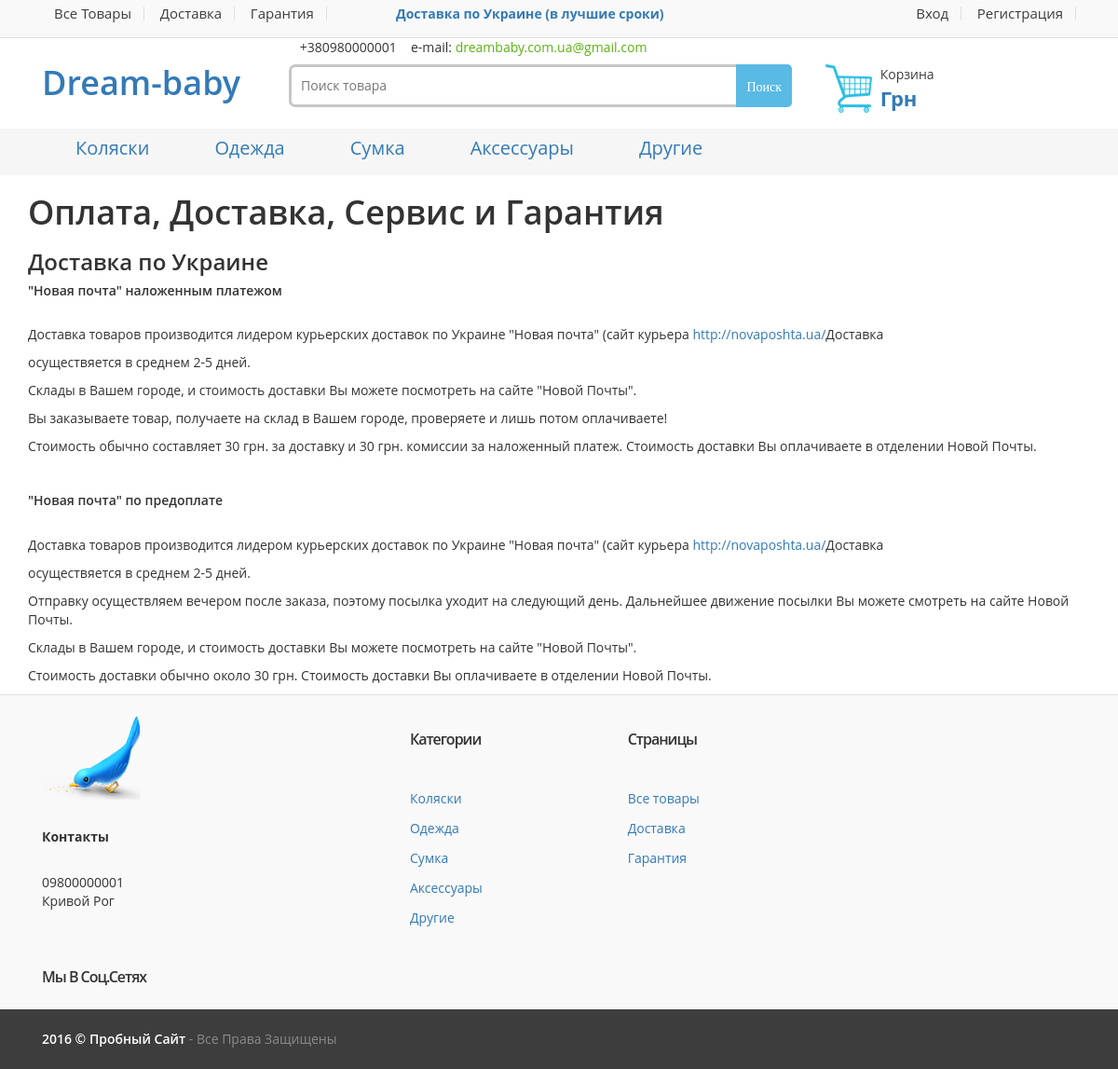
The page /dostavka on the database its author committed.
### main/models.py (models this page shows, shortened)
class Category(models.Model):
	name = models.CharField(max_length=255, verbose_name='Название категории')
	alias = models.SlugField(verbose_name='Alias категории')
	class Meta:
		verbose_name = "Категория"
		verbose_name_plural = "Категории"

### main/views.py (the view)
# urls.py: url(r'^dostavka$', views.dostavka, name='dostavka'),
def dostavka(request):
	category = Category.objects.all()
	return render(request, 'dostavka.html', {'categories':category})

### main/context_processors.py (called while the page is built)
def st_proc(request):
    return {'PORTAL_URL': request.scheme + '://' + request.get_host()}

### main/templates/dostavka.html
{% extends "base.html" %}
{% load static from staticfiles %}
{% block content %}
<div class="container">
<h1>Оплата, Доставка, Сервис и Гарантия</h1>
<h3>Доставка по Украине</h3>
<h5>"Новая почта" наложенным платежом</h5>
<br>
<p>Доставка товаров производится лидером курьерских доставок по Украине "Новая почта" (сайт курьера <a href="http://novaposhta.ua/">http://novaposhta.ua/</a>Доставка </p>
<p>осуществяется в среднем 2-5 дней.</p>
<p>Склады в Вашем городе, и стоимость доставки Вы можете посмотреть на сайте "Новой Почты".</p>
<p>Вы заказываете товар, получаете на склад в Вашем городе, проверяете и лишь потом оплачиваете!</p>
<p>Стоимость обычно составляет 30 грн. за доставку и 30 грн. комиссии за наложенный платеж. Стоимость доставки Вы оплачиваете в отделении Новой Почты.</p>
<br>
<h5>"Новая почта" по предоплате</h5>
<br>
<p>Доставка товаров производится лидером курьерских доставок по Украине "Новая почта" (сайт курьера <a href="http://novaposhta.ua/">http://novaposhta.ua/</a>Доставка </p>
<p>осуществяется в среднем 2-5 дней.</p>
<p>Отправку осуществляем вечером после заказа, поэтому посылка уходит на следующий день. Дальнейшее движение посылки Вы можете смотреть на сайте Новой Почты.</p>
<p>Склады в Вашем городе, и стоимость доставки Вы можете посмотреть на сайте "Новой Почты".</p>
<p>Стоимость доставки обычно около 30 грн. Стоимость доставки Вы оплачиваете в отделении Новой Почты.</p>
</div>
{% endblock content %}

### templates/base.html (shortened to what this page needs)
{% load staticfiles %}
<!DOCTYPE html>
<html>
<head>
	<link rel="stylesheet" type="text/css" href="{{PORTAL_URL}}{% static "css/style1.css" %}">
	<link rel="stylesheet" type="text/css" href="{{PORTAL_URL}}{% static "css/footer.css" %}">
	<link rel="stylesheet"
          href="https://maxcdn.bootstrapcdn.com/bootstrap/3.3.7/css/bootstrap.min.css">
</head>
<body>
	<div class="wrapper">
		<nav class="top-bar">
			<div class="container">
				<div class="col-xs-12 col-sm-4 no-margin">
					<ul>
						<li>
							<a data-page="7" href="{% url "products" %}">Все товары</a>
						</li>
						<li>
							<a data-page="10" href="{% url "dostavka" %}">Доставка</a>
						</li>
						<li>
							<a data-page="19" href="{% url "garantia" %}">Гарантия</a>
						</li>
					</ul>
				</div>
				<div class="col-xs-12 col-sm-4 no-margin">
					<a href="{% url "garantia" %}"><b>Доставка по Украине (в лучшие сроки)</b></a>
				</div>
				<div class="col-xs-12 col-sm-4 no-margin">
					<ul class="right">
						{% if user.is_authenticated %}
							<li>
								<a id="logout" href="{% url "auth_logout" %}">Выйти</a>
							</li>
							<span>{{user.username}}</span>
						{% else %}
							<li>
								<a id="register" href="{% url "auth_login" %}">Вход</a>
							</li>
							<li>
								<a id="login" href="{% url "registration_register" %}">Регистрация</a>
							</li>
						{% endif %}
					</ul>
				</div>
			</div>
		</nav>
		<header class="header-alt no-padding-bottom">
			<div class="container no-padding">
				<div class="col-xs-12 col-md-3 logo-holder">
					<div class="logo">
						<a href="{% url "home" %}">
							<h1>Dream-baby</h1>
						</a>
					</div>
				</div>
				<div class="col-xs-12 col-md-6 top-search-holder no-margin">
					<div class="contact-row">
						<div class="phone inline">
							+380980000001
						</div>
						<div class="contact inline">
							e-mail:
							<span class="le-color">dreambaby.com.ua@gmail.com</span>
						</div>
					</div>
					<div class="search-area">
						<form action="{% url 'place_search' %}" method="GET">
							<div class="control-group">
								<input class="search-field input_search" type="text" name="q" value="" placeholder="Поиск товара" autocomplete="off">
								<button class="search-button" type="submit" title="Найти"></button>
							</div>
						</form>
					</div>
				</div>
				<div class="col-xs-12 col-md-3 top-cart-row no-margin">
					<div class="top-cart-row-container">
						<div class="top-cart-holder dropdown animate-dropdown">
							<div id="cart_informer" class="backet">
								<div id="cart">
									<a id="cart_a" href="{% url 'cart:CartDetail' %}" class="dropdown-toggle" data-toggle="dropdown">
										<div class="basket-item-count">
											<img src="{{PORTAL_URL}}/static/img/korzina.png" alt="">
										</div>
										<div class="total-price-basket">
											<span class="lbl">Корзина</span>
											<span class="total-price">
											    <span class="sign"> грн</span>
											</span>
										</div>
									</a>
								</div>
							</div>
						</div>
					</div>
				</div>
			</div>
			{% block nav %}
			<nav id="top-megamenu-nav" class="megamenu-vertical animate-dropdown">
				<div class="container">
					<div class="yamm navbar">
						<div id="mc-horizontal-menu-collapse" class="collapse navbar-collapse">
							<ul class="nav navbar-nav">
							{% for category in categories%}
								<li>
									<a href="{{PORTAL_URL}}/category/{{ category.alias }}">{{category.name}}</a>
								</li>
							{% endfor%}
							</ul>
						</div>
					</div>
				</div>
			</nav>
			{% endblock nav %}
		</header>
		{% block content %}{% endblock content%}
	{% block footer %}
	<footer id="footer" class="color-bg">
		<div class="link-list-row">
			<div class="container no-padding">
				<div class="col-xs-12 col-md-4">
					<div class="contact-info">
						<div class="footer-logo">
							<img src="{{PORTAL_URL}}{% static "img/bird.png" %}">
						</div>
						<p class="regular-bold">Контакты</p>
						<p>
							09800000001
							<br>
							Кривой Рог
						</p>
						<div class="social-icons">
							<h3>Мы в соц.сетях</h3>
						</div>
					</div>
				</div>
				<div class="col-xs-12 col-md-8 no-margin">
					{% block cat%}
					<div class="link-widget">
						<div class="widget">
							<h3>Категории</h3>
							<ul>
								{% for category in categories %}
								<li>
									<a href="{{PORTAL_URL}}/category/{{ category.alias }}">{{category.name}}</a>
								</li>
							    {% endfor%}
							</ul>
						</div>
					</div>
					{% endblock cat %}
					<div class="link-widget">
						<div class="widget">
							<h3>Страницы</h3>
								<ul>
									<li>
										<a href="{% url "products" %}">Все товары</a>
									</li>
									<li>
										<a href="{% url "dostavka" %}">Доставка</a>
									</li>
									<li>
										<a href="{% url "garantia" %}">Гарантия</a>
									</li>
								</ul>
						</div>
					</div>
				</div>
			</div>
			<div class="copyright-bar">
				<div class="container">
					<div class="col-xs-12 col-sm-6 no-margin">
           				<div class="copyright">
              				<a href="{% url 'home' %}">2016 © Пробный сайт </a> - все права защищены
           				</div>
           			</div>
           		</div>
          	</div>
		</div>
	</footer>
	{% endblock footer %}
</body>
</html>

### static/css/style1.css (style rules this page uses)
.wrapper { font-family: "Open Sans", sans-serif; }
.top-bar { background-color: #f9f9f9; border-bottom: 1px solid #e0e0e0; padding: 5px 0; }
.top-bar ul { list-style: outside none none; }
.container ul { margin: 0; padding: 0; }
.top-bar ul > li { display: inline-block; }
.top-bar ul > li a { border-right: 1px solid #e0e0e0; color: #3d3d3d; display: inline-block; font-size: 15px; line-height: 15px; padding: 0 13px; text-transform: capitalize; }
#cart img { height: 52px; width: 50px; }
.no-padding { padding: 0; }
.header-alt .logo-holder .logo { margin-top: 28px; }
.logo a { outline: medium none; }
a { text-decoration: none; }
img { width: auto; max-width: 100%; }
.header-alt .top-search-holder { margin: 0 0 0 -20px; }
.no-margin { margin: 0; }
.header-alt .top-search-holder .contact-row { font-size: 14px; line-height: 20px; }
.header-alt .top-search-holder .search-area { border: 3px solid #c6c6c6; border-radius: 7px; margin: 8px 0; }
.inline { display: inline-block; vertical-align: top; }
.le-color { color: #59b210; }
.header-alt .top-search-holder .search-area .search-field { border: medium none; border-radius: 5px 0 0 5px; width: 65%; }
.header-alt .top-search-holder .search-area .search-field, .header .top-search-holder .search-area .search-button, .header .top-search-holder .search-area .categories-filter { display: inline-block; }
.header-alt .top-search-holder .search-area .search-button::after { color: #fff; content: "Поиск"; font-family: fontawesome; font-size: 14px; line-height: 27px; vertical-align: sub; }
.header-alt .top-search-holder .search-area .search-button { border: 0 none; border-radius: 0 5px 5px 0; display: inline-block; float: right; margin: -3px -3px 0 0; padding: 10px 11px 8px; text-align: center; }
.header-alt .top-cart-row { padding: 28px 0 0 21px; }
.header-alt .top-cart-row .top-cart-holder { display: inline-block; position: relative; vertical-align: top; }
.header-alt .top-cart-row .top-cart-holder .dropdown-toggle::after { display: none; }
.header-alt .top-cart-row .top-cart-holder .dropdown-toggle .lbl { color: #3d3d3d; display: block; font-size: 14px; line-height: 21px; }
.header-alt .top-cart-row .top-cart-holder .dropdown-toggle .total-price { font-size: 22px; font-weight: bold; }
#top-megamenu-nav { background-color: #f6f6f6; margin: 15px 0 0; position: relative; }
.top-bar ul.right { text-align: right; }
.container { width: 1200px; }
#top-megamenu-nav .navbar { margin: 0; }
.yamm .nav, .yamm .collapse, .yamm .dropup, .yamm .dropdown { position: static; }
#top-megamenu-nav .nav > li { border-right-color: #ffffff; }
.nav > li { display: block; position: relative; color: #5d5d5d; font-size: 20px; }
.container .nav > li > a { padding: 10px 35px; }
.navbar-nav > li { float: left; }
.nav > li { display: block; position: relative; }
.container { margin-left: auto; margin-right: auto; padding-left: 15px; padding-right: 15px; }
img { vertical-align: middle; }
header .top-cart-row .top-cart-holder .total-price-basket { margin: 0 0 0 5px; display: inline-block; vertical-align: top; text-transform: capitalize; }
header .top-cart-row .top-cart-holder .basket-item-count { position: relative; display: inline-block; vertical-align: top; }
ul { margin: 0; padding: 0; }
a, a:hover, a:focus, a:active { color: #59b210; }
a { outline: none !important; }
header .top-search-holder .search-area { border: 3px solid #c6c6c6; border-radius: 7px; margin: 8px 0 0 0; }
header .top-search-holder .search-area .search-field { border-radius: 5px 0 0 5px; border: none; width: 65%; padding: 10px; }
header .top-search-holder .search-area .search-field, header .top-search-holder .search-area .search-button, header .top-search-holder .search-area .categories-filter { display: inline-block; }
header .top-search-holder .search-area .search-button { background-color: #59BAE4; }

### rows shown on the page
Category: name "Коляски"
Category: name "Одежда"
Category: name "Сумка"
Category: name "Аксессуары"
Category: name "Другие"
